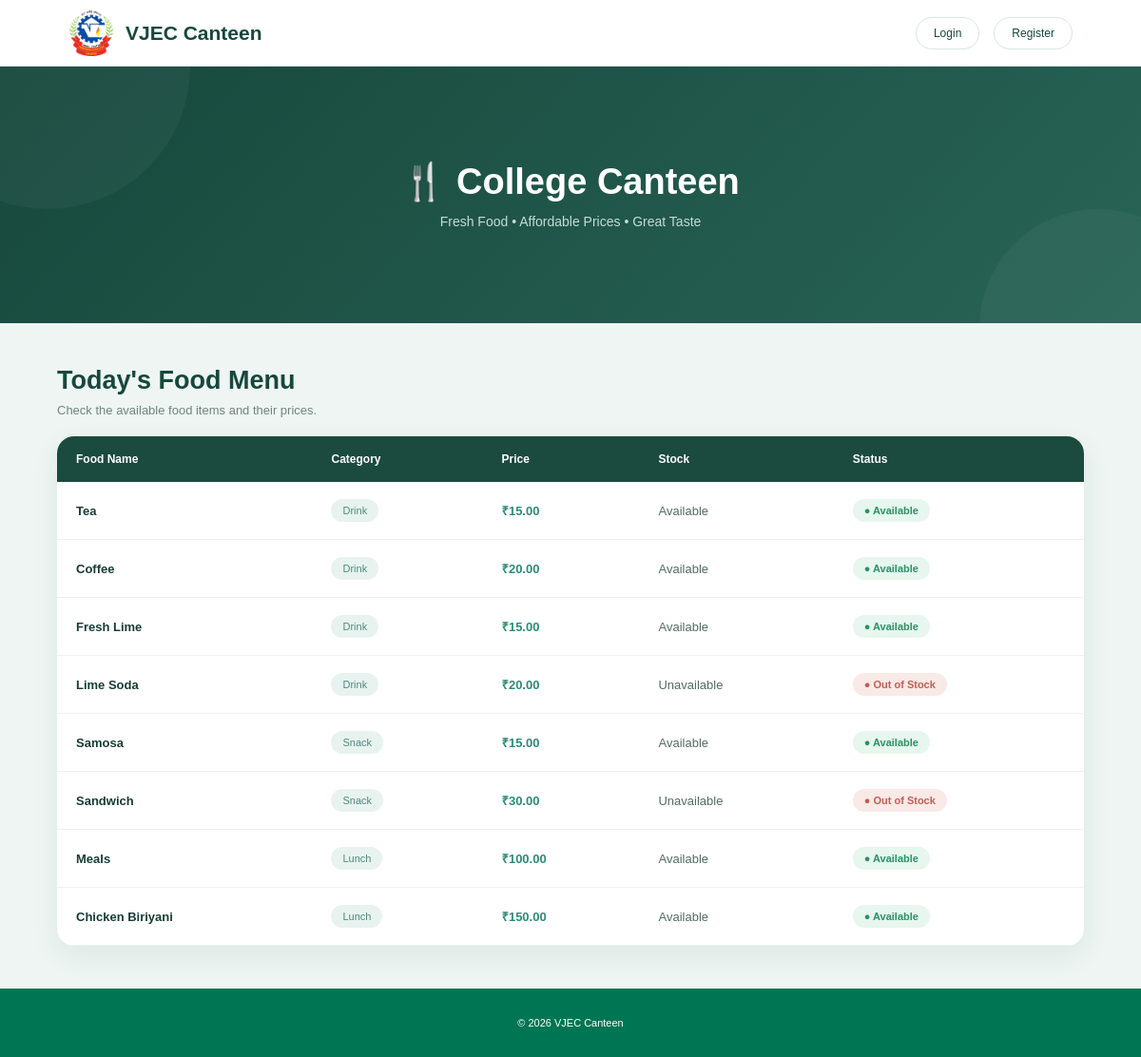
/home/, run on the app's committed database.
### canteen/models.py (models this page shows, shortened)
class StockItem(models.Model):
    item_name = models.CharField(max_length = 100)
    category = models.CharField(max_length=100)
    stock = models.CharField(max_length=100)
    price = models.DecimalField(max_digits = 10,decimal_places = 2)

### canteen/views.py (the view)
# urls.py: path('home/', views.home, name='home'),
def home(request):
    food_items = StockItem.objects.all()
    return render(request, 'home.html', {'food_items': food_items})

### canteen/templates/home.html (shortened to what this page needs)
{% load static %}
<!DOCTYPE html>
<html lang="en">
<head>
    <link rel="stylesheet" href="{% static 'styles/home.css' %}?v=3">
</head>
<body>
    <nav class="navbar">
        <div class="nav-left">
            <img src="{% static 'images/vjec-logo.png' %}" alt="VJEC Logo" class="vjec-logo">
            <h1>
                VJEC Canteen
            </h1>
        </div>
        <div class="nav-right">
            {% if user.is_authenticated %}
            <span>
                Welcome, {{ user.username }}!
            </span>
            <a href="{% url 'login' %}" class="nav-link">
                Logout
            </a>
            {% else %}
            <a href="{% url 'login' %}" class="nav-link">
                Login
            </a>
            <a href="{% url 'register' %}" class="nav-link">
                Register
            </a>
            {% endif %}
        </div>
    </nav>
    <header>
        <div>
            <h1>
                🍴 College Canteen
            </h1>
            <p>
                Fresh Food • Affordable Prices • Great Taste
            </p>
        </div>
    </header>
    <main class="container">
        <div class="title">
            <h2>
                Today's Food Menu
            </h2>
            <p>
                Check the available food items and their prices.
            </p>
        </div>
        <div class="table-container">
            <table>
                <thead>
                    <tr>
                        <th>
                            Food Name
                        </th>
                        <th>
                            Category
                        </th>
                        <th>
                            Price
                        </th>
                        <th>
                            Stock
                        </th>
                        <th>
                            Status
                        </th>
                    </tr>
                </thead>
                <tbody>
                    {% for food in food_items %}
                    <tr>
                        <td>
                            <span class="food-name">
                                {{ food.item_name }}
                            </span>
                        </td>
                        <td>
                            <span class="category">
                                {{ food.category }}
                            </span>
                        </td>
                        <td>
                            <span class="price">
                                ₹{{ food.price }}
                            </span>
                        </td>
                        <td>
                            <span class="stock">
                                {{ food.stock }}
                            </span>
                        </td>
                        <td>
                            {% if food.stock == "Available" %}
                            <span class="available">
                                ● Available
                            </span>
                            {% else %}
                            <span class="out-stock">
                                ● Out of Stock
                            </span>
                            {% endif %}
                        </td>
                    </tr>
                    {% endfor %}
                </tbody>
            </table>
        </div>
    </main>
    <footer>
        <p>
            © 2026 VJEC Canteen
        </p>
    </footer>
</body>
</html>

### canteen/static/styles/home.css (style rules this page uses)
* { margin: 0; padding: 0; box-sizing: border-box; }
body { font-family: Arial, sans-serif; background: #eef5f2; color: #183d34; }
.navbar { height: 70px; display: flex; align-items: center; justify-content: space-between; padding: 0 6%; background: #ffffff; border-bottom: 1px solid #e1ebe7; box-shadow: 0 3px 15px rgba(0, 0, 0, 0.06); }
.nav-left { display: flex; align-items: center; gap: 12px; }
.nav-left .vjec-logo { width: 48px; height: 48px; object-fit: contain; }
.nav-left h1 { color: #17483c; font-size: 21px; }
.nav-right { display: flex; align-items: center; gap: 15px; }
.nav-link { text-decoration: none; color: #17483c; padding: 9px 18px; border: 1px solid #d8e6e1; border-radius: 20px; font-size: 12px; transition: 0.3s; }
header { min-height: 270px; display: flex; align-items: center; justify-content: center; text-align: center; padding: 40px 20px; color: white; background: linear-gradient(135deg, #17483c, #286456); position: relative; overflow: hidden; }
header::before { content: ""; position: absolute; width: 300px; height: 300px; border-radius: 50%; background: rgba(255, 255, 255, 0.04); left: -100px; top: -150px; }
header::after { content: ""; position: absolute; width: 250px; height: 250px; border-radius: 50%; background: rgba(255, 255, 255, 0.04); right: -80px; bottom: -130px; }
header h1 { font-size: 38px; margin-bottom: 12px; position: relative; z-index: 2; }
header p { color: #c4ddd7; font-size: 14px; position: relative; z-index: 2; }
.container { width: 90%; max-width: 1100px; margin: 45px auto; }
.title { margin-bottom: 20px; }
.title h2 { color: #17483c; font-size: 27px; margin-bottom: 8px; }
.title p { color: #71847e; font-size: 13px; }
.table-container { background: white; border-radius: 18px; overflow-x: auto; box-shadow: 0 10px 30px rgba(27, 74, 62, 0.08); }
table { width: 100%; border-collapse: collapse; min-width: 650px; }
thead { background: #1b4a3e; }
th { color: white; text-align: left; padding: 17px 20px; font-size: 12px; }
td { padding: 18px 20px; border-bottom: 1px solid #edf1ef; font-size: 13px; }
.food-name { color: #183d34; font-weight: 600; }
.category { display: inline-block; background: #e8f3ef; color: #4d897b; padding: 6px 12px; border-radius: 20px; font-size: 11px; }
.price { color: #2d8b78; font-weight: bold; }
.stock { color: #536b64; }
.available { display: inline-block; background: #e7f6ee; color: #299366; padding: 6px 12px; border-radius: 20px; font-size: 11px; font-weight: bold; }
.out-stock { display: inline-block; background: #f9e9e7; color: #c45d52; padding: 6px 12px; border-radius: 20px; font-size: 11px; font-weight: bold; }
footer { text-align: center; padding: 30px; background-color: #007554; color: #ffffff; font-size: 11px; }

### data on the page
StockItem: item_name "Tea", category "Drink", price "15.00", stock "Available", shows "● Available"
StockItem: item_name "Coffee", category "Drink", price "20.00", stock "Available", shows "● Available"
StockItem: item_name "Fresh Lime", category "Drink", price "15.00", stock "Available", shows "● Available"
StockItem: item_name "Lime Soda", category "Drink", price "20.00", stock "Unavailable", shows "● Out of Stock"
StockItem: item_name "Samosa", category "Snack", price "15.00", stock "Available", shows "● Available"
StockItem: item_name "Sandwich", category "Snack", price "30.00", stock "Unavailable", shows "● Out of Stock"
StockItem: item_name "Meals", category "Lunch", price "100.00", stock "Available", shows "● Available"
StockItem: item_name "Chicken Biriyani", category "Lunch", price "150.00", stock "Available", shows "● Available"
